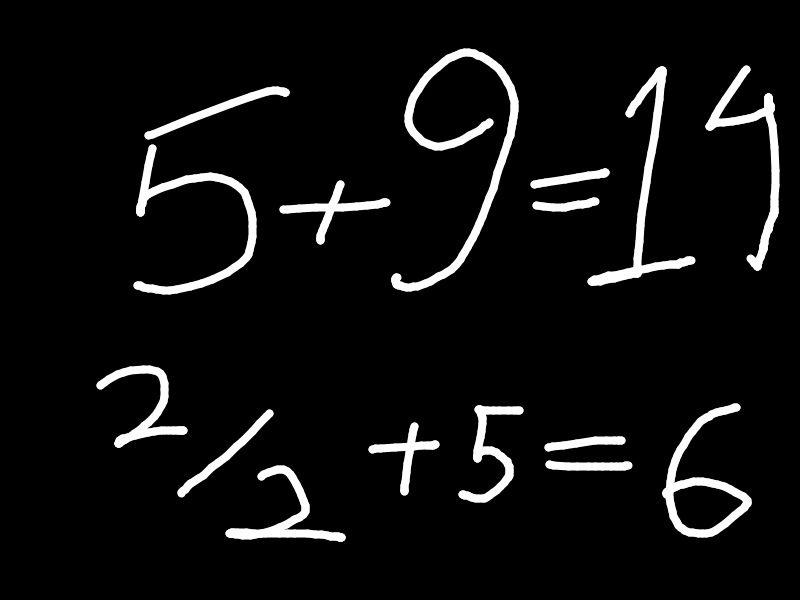
#> input picture images/image.jpg, 800 x 600 px; its folder holds only this picture in this run
$ python -i Extractor.py   (imports and definitions only)
#> lines starting #> are read from the running program, lines starting #| are printed output that depends on the picture; after the words box and inside, x2 and y2 are one past the last pixel; in counts of white or black regions, pixels touching at a corner belong together
import cv2
import numpy as np
import random
import os

def extract(image_path):
#> called with image_path = 'images/image.jpg'
    image = cv2.imread(image_path)
#> image is the input picture: shape (600, 800, 3); min 0, max 255, mean 15
    gray = cv2.cvtColor(image,cv2.COLOR_BGR2GRAY)
    _, thresh = cv2.threshold(gray,128,255,cv2.THRESH_BINARY)
#> thresh: shape (600, 800); 6% white; 16 white regions
    contours, _ = cv2.findContours(thresh,cv2.RETR_EXTERNAL,cv2.CHAIN_APPROX_SIMPLE)
#> contours = 16 contours; largest, box (x1, y1, x2, y2) and area: (662, 403, 752, 538) 4616, (391, 48, 519, 292) 3860, (587, 66, 695, 286) 2784, (133, 144, 257, 295) 2674, (705, 65, 780, 271) 2343
    DIST_THRESHOLD = 89
    def contours_are_close(cnt1, cnt2, threshold):
        cnt1 = cnt1.reshape(-1, 2)
        for p in cnt2.reshape(-1, 2):
            if cv2.pointPolygonTest(cnt1, (int(p[0]), int(p[1])), True) > -threshold:
                return True
        return False
    merged_contours = []
    used = set()
    for i, c1 in enumerate(contours):
        if i in used:
            continue
        merged = [c1]
        for j, c2 in enumerate(contours):
            if i != j and j not in used and (contours_are_close(c1,c2,DIST_THRESHOLD) or contours_are_close(c2,c1,DIST_THRESHOLD)):
                merged.append(c2)
                used.add(j)
        merged_points = np.vstack(merged)
        hull = cv2.convexHull(merged_points)
        merged_contours.append(hull)
#> this loop made 16 passes
#> after the loop, merged_contours = 6 contours; box (x1, y1, x2, y2) and area: (391, 48, 695, 292) 63340, (96, 365, 440, 542) 39016, (458, 403, 752, 538) 32641, (133, 144, 390, 295) 23844, (705, 65, 780, 271) 9477, (144, 86, 290, 140) 1828; used = 10 items


    output_image = image.copy()
    for contour in merged_contours:
        color = [random.randint(0, 255) for _ in range(3)]
        cv2.drawContours(output_image, [contour], -1, color, 2)
#> this loop made 6 passes
#> color on passes 1 to 6: [197, 215, 20], [132, 248, 207], [155, 244, 183], [111, 71, 144], [71, 48, 128], [75, 158, 50]
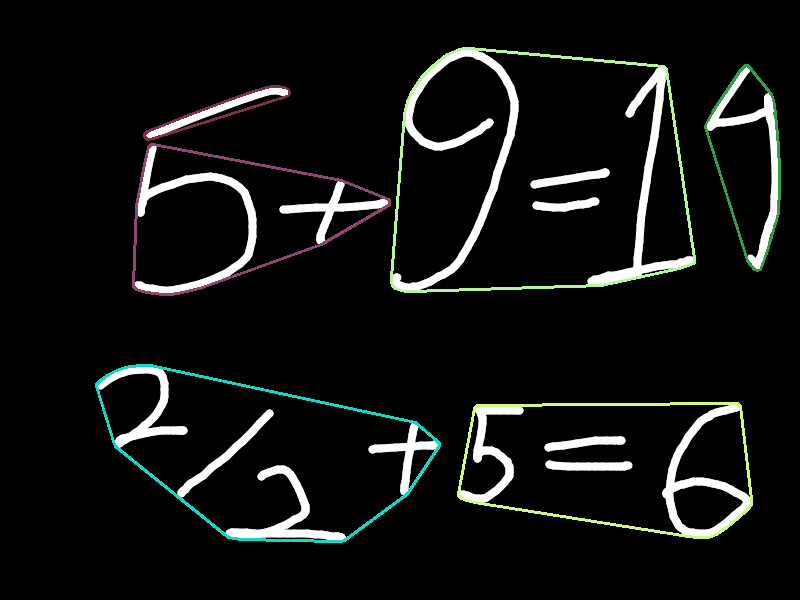
#> output_image: shape (600, 800, 3); 2.47% of pixels changed, all inside (x1, y1, x2, y2) = (95, 47, 781, 543)
    cv2.imshow("Merged Contours", output_image)
    cv2.waitKey(0)
    cv2.destroyAllWindows()


    output_image = image.copy()


    for contour in merged_contours:
        x_coords = contour[:, 0, 0]
        y_coords = contour[:, 0, 1]

        min_x = np.min(x_coords)
        max_x = np.max(x_coords)
        min_y = np.min(y_coords)
        max_y = np.max(y_coords)


        points = np.array([[max_x, max_y],
                      [max_x, min_y],
                      [min_x, min_y],
                      [min_x, max_y]])

        contourBox = [points.reshape((4, 1, 2))]

        color = [random.randint(0, 255) for _ in range(3)]
        cv2.drawContours(output_image, contourBox, -1, color, 2)
#> this loop made 6 passes
#> (min_x, max_x, min_y, max_y, contourBox, color) on passes 1 to 6: (96, 439, 365, 541, [[[439, 541], [439, 365], [96, 365], [96, 541]]], [37, 169, 241]), (458, 751, 403, 537, [[[751, 537], [751, 403], [458, 403], [458, 537]]], [51, 181, 222]), (391, 694, 48, 291, [[[694, 291], [694, 48], [391, 48], [391, 291]]], [161, 104, 244]), (133, 389, 144, 294, [[[389, 294], [389, 144], [133, 144], [133, 294]]], [226, 133, 31]), (144, 289, 86, 139, [[[289, 139], [289, 86], [144, 86], [144, 139]]], [7, 47, 204]), (705, 779, 65, 270, [[[779, 270], [779, 65], [705, 65], [705, 270]]], [0, 252, 170])
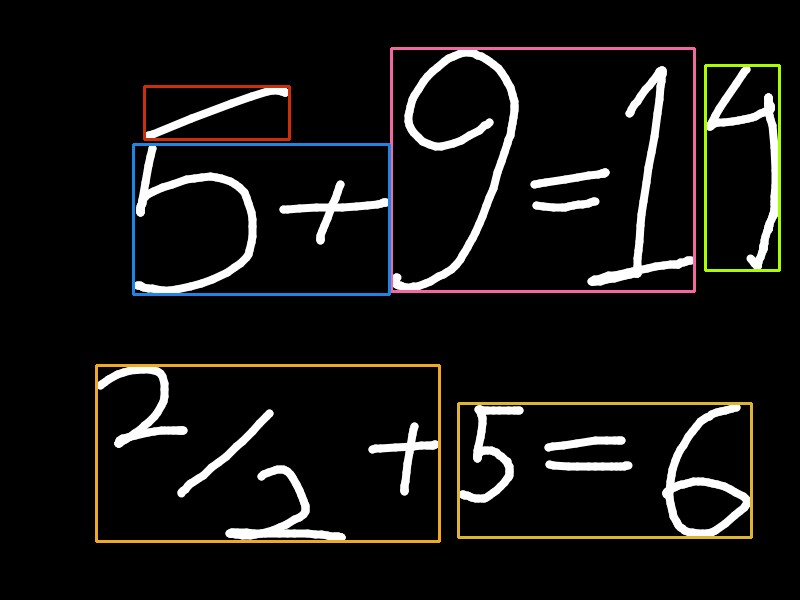
#> output_image: shape (600, 800, 3); 2.93% of pixels changed, all inside (x1, y1, x2, y2) = (95, 47, 781, 543)


    cv2.imshow("Merged Contours with Boxes", output_image)
    cv2.waitKey(0)
    cv2.destroyAllWindows()

def process_dataset_folder(dataset_path):
    """Process all images in the dataset folder and its subfolders"""
    # Counter for processed images
    total_processed = 0
    total_failed = 0

    # Walk through all subdirectories
    for root, dirs, files in os.walk(dataset_path):
        for file in files:
            # Check if the file is an image (based on common extensions)
            if file.lower().endswith(('.png', '.jpg', '.jpeg', '.bmp', '.tiff')):
                image_path = os.path.join(root, file)
                print(f"Processing: {image_path}")

                # Invert the image
                if extract(image_path):
                    total_processed += 1
                else:
                    total_failed += 1

    # Print summary
    print(f"\nProcessing complete!")
    print(f"Successfully processed: {total_processed} images")
    print(f"Failed to process: {total_failed} images")

# [3 lines not run here, left out]

>>> result = extract('images/image.jpg')
